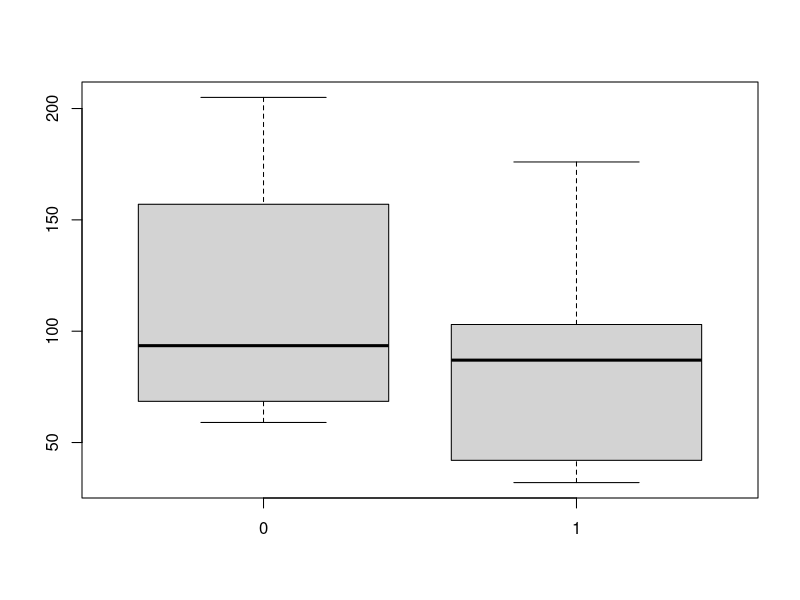

Generate this figure with R:
#Module 5
#Data from local hospital 
#5 variables
#freq of visits,blood pressure, first assessment (0,1) 
#second assesment (0,1), care (0,1)
#Create boxplot and histogram
library(plyr)

#subject <- c(1:10)
freq <- c(0.6,0.3,0.4,0.4,0.2,0.6,0.3,0.4,0.9,0.2)
frq2 <- c(freq*100)
bloodp <- c(103,87,32,42,59,109,78,205,135,176)
first <- c("bad", "bad", "bad", "bad", "good", "good","good","good", "NA", "bad")
#same as first but with 1 and 0 
fst <- c(1,1,1,1,0,0,0,0,NA,1)
second <- c("low","low","high","high","low","low","high","high","high","high")
scd <- c(0,0,1,1,0,0,1,1,1,1)
fdec <- c("low","high","low","high","low","high","low","high","high","high")
fd <- c(0,1,0,1,0,1,0,1,1,1)

#data frames, df1 
df1 <- data.frame(freq, bloodp, first, second, fdec)
df2 <- data.frame(freq, bloodp, fst, scd, fd)

#brute force approach
bp1 <- c(59,109,78,205,103,87,32,42,176,135)
fstt <- c(0,0,0,0,1,1,1,1,1,NA)
d <- data.frame(bp1,fstt)
#add in labels and stuff
boxplot(unstack(d))


ID <- c(1,1,1,2,2,2,3,3,3,4,4,4,5,5,5,6,6,6,7,7,7,8,8,8,9,9,9,10,10,10)
f <- c(0.6,0.6,0.6,0.3,0.3,0.3,0.4,0.4,0.4,0.4,0.4,0.4,0.2,0.2,0.2,0.6,0.6,0.6,
       0.3,0.3,0.3,0.4,0.4,0.4,0.9,0.9,0.9,0.2,0.2,0.2)
bp <- c(103,103,103,87,87,87,32,32,32,42,42,42,59,59,59,109,109,109,78,
        78,78,205,205,205,135,135,135,176,176,176)
test.ID <- c(1,2,3,1,2,3,1,2,3,1,2,3,1,2,3,1,2,3,1,2,3,1,2,3,1,2,3,1,2,3)
test.res <- c(0,0,0,0,0,1,0,1,0,0,1,1,1,0,0,1,0,1,1,1,0,1,1,1,1,1,1,NA,1,1)
d <- data.frame(ID,f,bp,test.ID,test.res)
arrange(d, test.res)

#some problems using stack and unstack with the data frames
#errors involving using factors, it ignores them 
#probably have to use reshape

#using function from plyr
arrange(df2, fst)
#using built in R function, does same thing
df2[ order(df2$freq), ]
df2[with(df2, order(fst,scd,fd)), ]

arrange(df2, fst)
stack(df2)
unstack(df2)
